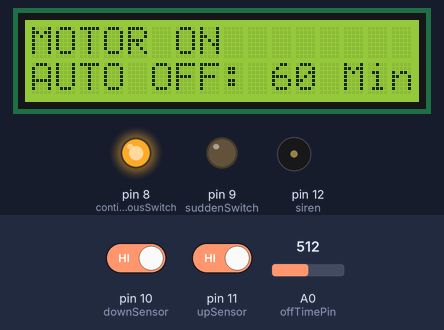
A sketch run on a simulated Arduino Uno, built with avr-gcc and run on an emulated ATmega328P. On the bench: 16×2 character LCD, output pins drawn as LEDs (lit = HIGH), buzzer (waves = sounding, pin HIGH). The test bench sets the inputs (shaded band); at power-on: A0 (offTimePin) = 512, pin 10 (downSensor) HIGH, pin 11 (upSensor) HIGH.

Above: at 1.2 s.
1.3 s: A0 (offTimePin) set to 85
At 2.3 s:
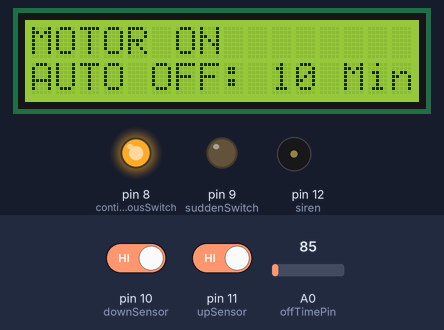
2.8 s: A0 (offTimePin) set to 70
At 3.4 s:
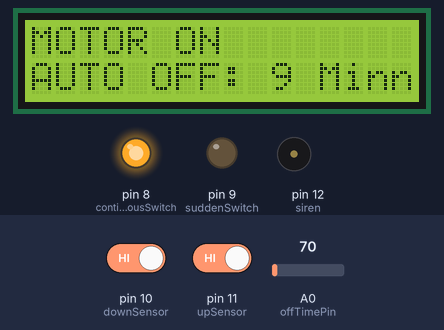
4.3 s: A0 (offTimePin) set to 511
At 4.6 s:
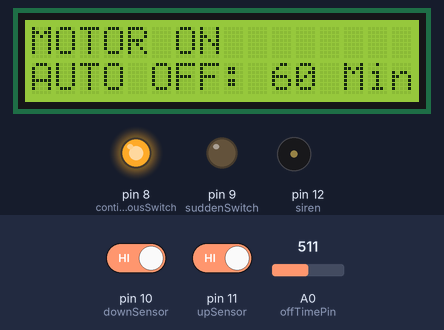
5.8 s: pin 10 (downSensor) driven LOW and pin 11 (upSensor) driven LOW
At 6.9 s:
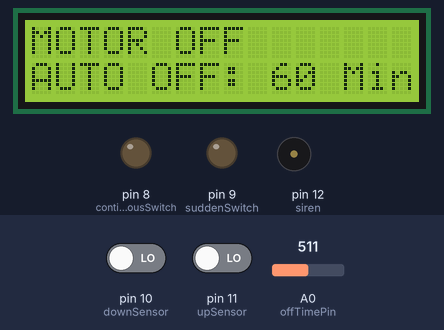
7.3 s: A0 (offTimePin) set to 0
At 8.0 s:
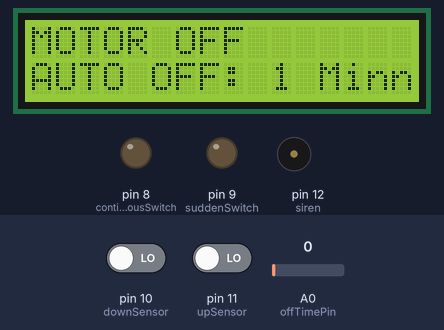
8.8 s: pin 10 (downSensor) driven HIGH and pin 11 (upSensor) driven HIGH
At 9.2 s:
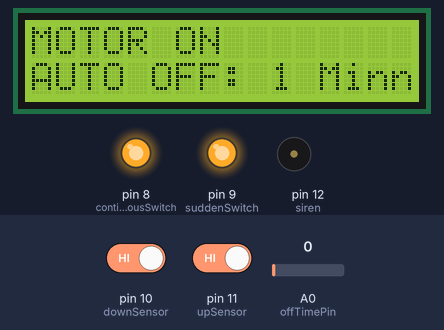
Timing chart, 0 to 11.8 s (numbered marks = the images above; inputs shaded):
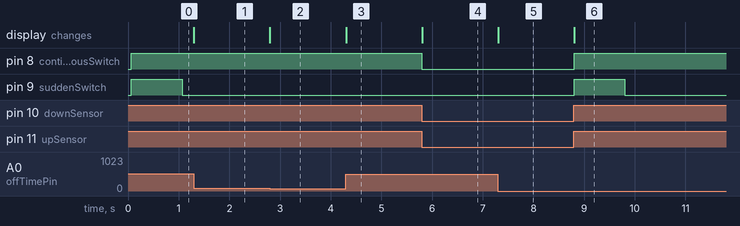

Measured:
- the behaviour switches between 78 and 77 on A0 (offTimePin) (found by bisection; images 1 and 2)
- after the input at 1.3 s, the display: changes at once (image 1)
- after the input at 2.8 s, the display: changes at once (image 2)
- after the input at 4.3 s, the display: changes at once (image 3)
- after the input at 5.8 s, pin 8 (continuousSwitch): HIGH → LOW at once; the display: changes at once (image 4)
- after the input at 7.3 s, the display: changes at once (image 5)
- after the input at 8.8 s, pin 8 (continuousSwitch): LOW → HIGH at once; pin 9 (suddenSwitch): LOW → HIGH at once, → LOW 1.0 s later; the display: changes at once (image 6)

The sketch:

code.ino
```cpp
/*
  01 - GND -------- GND
  02 - +5V -------- 5V
  03 - V0  -------- Potentiometer Middle
  04 - Reset ------ 9
  05 - Read/Write - GND
  06 - Enable ----- 8
  07 - Data0 ------ NC
  08 - Data1 ------ NC
  09 - Data2 ------ NC
  10 - Data3 ------ NC
  11 - Data4 ------ 10
  12 - Data5 ------ 11
  13 - Data6 ------ 12
  14 - Data7 ------ 13
  15 - +LCD ------- 5V
  16 - -LCD ------- GND
*/

//include LCD library
#include <LiquidCrystal.h>
#include "pitches.h"

//Initialize an LCD object
/*Pins should be mentioned in this order:
  Reset
  Enable
  Data4
  Data5
  Data6
  Data7
*/
LiquidCrystal lcd(3, 2, 4, 5, 6, 7);

int offTimePin = A0;
int offTime = 0;
int upSensor = 11;
int downSensor = 10;
int continuousSwitch = 8;
int suddenSwitch = 9;
int siren = 12;

unsigned long counter = 0;
unsigned long motorStartTime = 0;
unsigned long offTimeInMillis = 0;

String lastValue = "OFF";
bool motorInterrupt = false;

// notes in the melody:
int melody[] = {
  NOTE_C4, NOTE_G3, NOTE_G3, NOTE_A3, NOTE_G3, 0, NOTE_B3, NOTE_C4
};

// note durations: 4 = quarter note, 8 = eighth note, etc.:
int noteDurations[] = {
  4, 8, 8, 4, 4, 4, 4, 4
};

void setup()
{
  pinMode(offTimePin, INPUT);
  pinMode(upSensor, INPUT);
  pinMode(downSensor, INPUT);
  pinMode(continuousSwitch, OUTPUT);
  pinMode(suddenSwitch, OUTPUT);
  pinMode(siren, OUTPUT);

  digitalWrite(suddenSwitch, LOW);
  digitalWrite(continuousSwitch, LOW);

  /*  Serial.begin(9600); */

  //Begin the LCD interface
  lcd.begin(16, 2);

  lcd.print("MOTOR OFF");
  lcd.setCursor(0, 2);
  lcd.print("AUTO OFF: ");
}

void loop()
{
  offTime = map(analogRead(offTimePin), 0, 1023, 1, 120);
  offTimeInMillis = ((long)offTime * 60 * 1000);
  lcd.setCursor(10, 1);
  lcd.print(String(offTime) + " Min");

  unsigned long now = millis();

  /*
  Serial.println("now: " + String(now));
  Serial.println("start time: " + String(digitalRead(motorStartTime)));
  Serial.println("off time: " + String(offTime));
  Serial.println("off time in millis: " + String(offTimeInMillis));
  Serial.println("status: " + String(lastValue));
  */

  if(digitalRead(upSensor) == LOW && digitalRead(downSensor) == LOW)
  {
    digitalWrite(continuousSwitch, LOW);
    if(lastValue == "ON")
    {
      lcd.setCursor(6, 0);
      lcd.print("   ");
      lcd.setCursor(6, 0);
      lcd.print("OFF");
      lastValue = "OFF";
    }
    counter = 0;
    motorStartTime = now;
  }
  else if((digitalRead(upSensor) == HIGH && digitalRead(downSensor) == HIGH) && motorInterrupt == false)
  {
    digitalWrite(continuousSwitch, HIGH);
    if(lastValue == "OFF")
    {
      lcd.setCursor(6, 0);
      lcd.print("   ");
      lcd.setCursor(6, 0);
      lcd.print("ON");
      lastValue = "ON";
    }
    counter++;
  }

  if(counter == 1)
  {
    motorStartTime = now;
    digitalWrite(suddenSwitch, HIGH);
    delay(1000); //1 Second
    digitalWrite(suddenSwitch, LOW);
  }

  if((now - motorStartTime) > (offTimeInMillis))
  {
    digitalWrite(continuousSwitch, LOW);
    if(lastValue == "ON")
    {
      lcd.setCursor(6, 0);
      lcd.print("   ");
      lcd.setCursor(6, 0);
      lcd.print("OFF");
      lastValue = "OFF";
    }
    counter = 0;

    if(digitalRead(downSensor) == HIGH) //No water
    {
      motorInterrupt = true;
      int x = 0;
      while(x < 2)
      {
        // iterate over the notes of the melody:
        for (int thisNote = 0; thisNote < 8; thisNote++)
        {
          // to calculate the note duration, take one second
          // divided by the note type.
          //e.g. quarter note = 1000 / 4, eighth note = 1000/8, etc.
          int noteDuration = 1000 / noteDurations[thisNote];
          tone(siren, melody[thisNote], noteDuration);

          // to distinguish the notes, set a minimum time between them.
          // the note's duration + 30% seems to work well:
          int pauseBetweenNotes = noteDuration * 1.30;
          delay(pauseBetweenNotes);
          // stop the tone playing:
          noTone(siren);
        }
      }
    }
  }

}
```

pitches.h
```cpp
/*************************************************
 * Public Constants
 *************************************************/

#define NOTE_B0  31
#define NOTE_C1  33
#define NOTE_CS1 35
#define NOTE_D1  37
#define NOTE_DS1 39
#define NOTE_E1  41
#define NOTE_F1  44
#define NOTE_FS1 46
#define NOTE_G1  49
#define NOTE_GS1 52
#define NOTE_A1  55
#define NOTE_AS1 58
#define NOTE_B1  62
#define NOTE_C2  65
#define NOTE_CS2 69
#define NOTE_D2  73
#define NOTE_DS2 78
#define NOTE_E2  82
#define NOTE_F2  87
#define NOTE_FS2 93
#define NOTE_G2  98
#define NOTE_GS2 104
#define NOTE_A2  110
#define NOTE_AS2 117
#define NOTE_B2  123
#define NOTE_C3  131
#define NOTE_CS3 139
#define NOTE_D3  147
#define NOTE_DS3 156
#define NOTE_E3  165
#define NOTE_F3  175
#define NOTE_FS3 185
#define NOTE_G3  196
#define NOTE_GS3 208
#define NOTE_A3  220
#define NOTE_AS3 233
#define NOTE_B3  247
#define NOTE_C4  262
#define NOTE_CS4 277
#define NOTE_D4  294
#define NOTE_DS4 311
#define NOTE_E4  330
#define NOTE_F4  349
#define NOTE_FS4 370
#define NOTE_G4  392
#define NOTE_GS4 415
#define NOTE_A4  440
#define NOTE_AS4 466
#define NOTE_B4  494
#define NOTE_C5  523
#define NOTE_CS5 554
#define NOTE_D5  587
#define NOTE_DS5 622
#define NOTE_E5  659
#define NOTE_F5  698
#define NOTE_FS5 740
#define NOTE_G5  784
#define NOTE_GS5 831
#define NOTE_A5  880
#define NOTE_AS5 932
#define NOTE_B5  988
#define NOTE_C6  1047
#define NOTE_CS6 1109
#define NOTE_D6  1175
#define NOTE_DS6 1245
#define NOTE_E6  1319
#define NOTE_F6  1397
#define NOTE_FS6 1480
#define NOTE_G6  1568
#define NOTE_GS6 1661
#define NOTE_A6  1760
#define NOTE_AS6 1865
#define NOTE_B6  1976
#define NOTE_C7  2093
#define NOTE_CS7 2217
#define NOTE_D7  2349
#define NOTE_DS7 2489
#define NOTE_E7  2637
#define NOTE_F7  2794
#define NOTE_FS7 2960
#define NOTE_G7  3136
#define NOTE_GS7 3322
#define NOTE_A7  3520
#define NOTE_AS7 3729
#define NOTE_B7  3951
#define NOTE_C8  4186
#define NOTE_CS8 4435
#define NOTE_D8  4699
#define NOTE_DS8 4978
```
